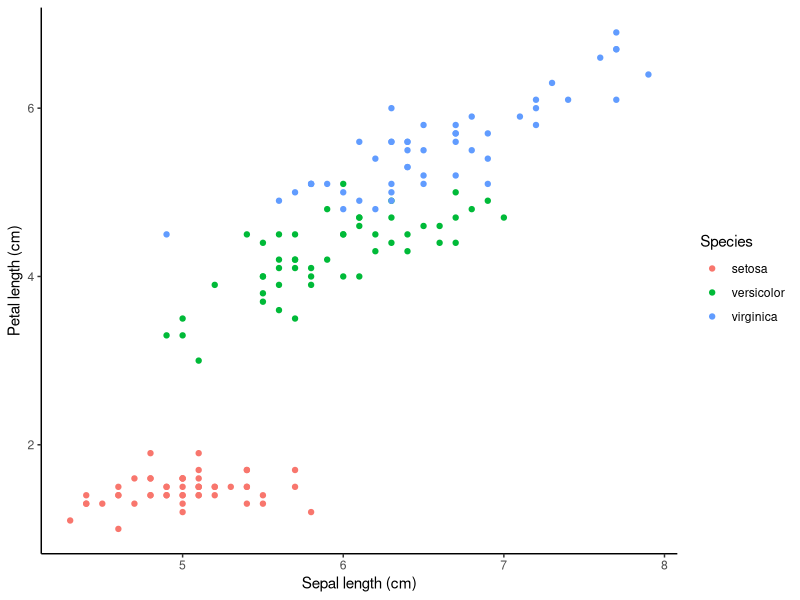

Here is the R script that generated this plot:
## ---- chunk 1
library(ggplot2)
g1 <- ggplot(iris, aes(Sepal.Length, Petal.Length, colour = Species)) +
  geom_point() +
  theme_classic()
print(g1 + labs(y = "Petal length (cm)", x = "Sepal length (cm)"))
